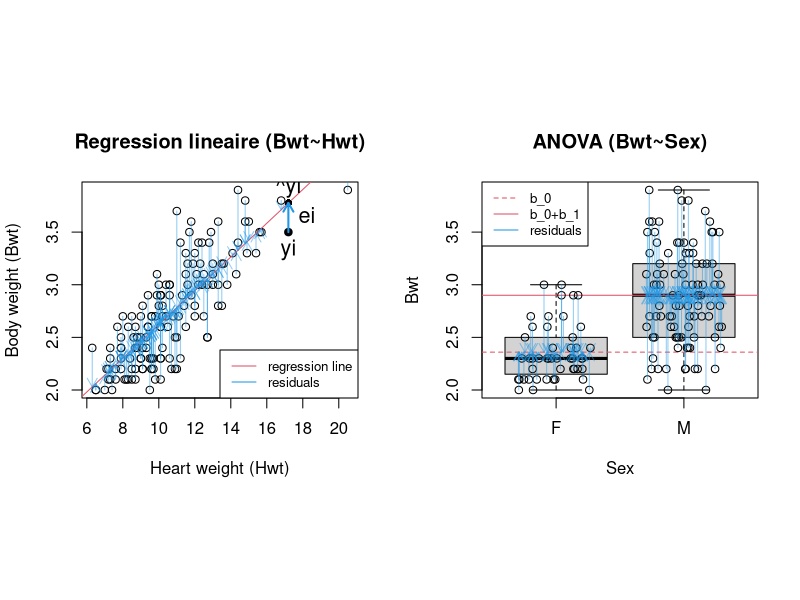

Generate this figure with R:
## ---- chunk 1
d = MASS::cats
m = lm(Bwt~Hwt, d)
layout(matrix(1:2, 1), respect=TRUE)
plot(
  m$model$Hwt, m$model$Bwt,
  ylab="Body weight (Bwt)", xlab="Heart weight (Hwt)",
  main="Regression lineaire (Bwt~Hwt)"
)
abline(m, col=2)
arrows(d$Hwt, d$Bwt, d$Hwt, d$Bwt-m$residuals, col=adjustcolor(4, alpha.f=0.5), length=0.1)

i = which(d$Hwt==17.2)
points(m$model[i,]$Hwt, m$model[i,]$Bwt,  pch=16)
points(m$model[i,]$Hwt, d[i,]$Bwt-m$residuals[i],  pch=16)
arrows(d[i,]$Hwt, d[i,]$Bwt, d[i,]$Hwt, d[i,]$Bwt-m$residuals[i], col=4, lwd=2, length=0.1)
text(m$model[i,]$Hwt, m$model[i,]$Bwt, "yi", pos=1, cex=1.3)
text(m$model[i,]$Hwt, d[i,]$Bwt-m$residuals[i]/2,  "ei", pos=4, cex=1.3)
text(m$model[i,]$Hwt, d[i,]$Bwt-m$residuals[i],  "^yi", pos=3, cex=1.3)
legend("bottomright",c("regression line", "residuals"), col=c(2,4), lty=1, cex=.8)


boxplot(Bwt~Sex, d, main="ANOVA (Bwt~Sex)", xlab="Sex", ylab="Bwt", outline=FALSE, ylim=range(d$Bwt))
m = lm(Bwt~Sex, d)
m$coefficients
abline(h=m$coefficients[[1]] + m$coefficients[[2]], col=2)
abline(h=m$coefficients[[1]], col=2, lty=2)

x = jitter(as.numeric(d$Sex), 1.5)
points(x, d$Bwt)
arrows(x, d$Bwt, x, d$Bwt-m$residuals, col=adjustcolor(4, alpha.f=0.5), length=0.1)
legend("topleft",c("b_0", "b_0+b_1", "residuals"), col=c(2,2,4), lty=c(2,1,1), cex=.8)

# t.test
# 1 null hypothesis
# H_0: p_h==_f
# H_1: p_h!=p_f
# 2 risk
# alpha = 5%
# 3 test hypothesis
# residuals~N?
shapiro.test(d[d$Sex=="F",]$Bwt)
shapiro.test(d[d$Sex=="M",]$Bwt)
# -> OK
# 4 t.test
t.test(d[d$Sex=="F",]$Bwt, d[d$Sex=="M",]$Bwt)
anova(m)
# 5 conclusion
